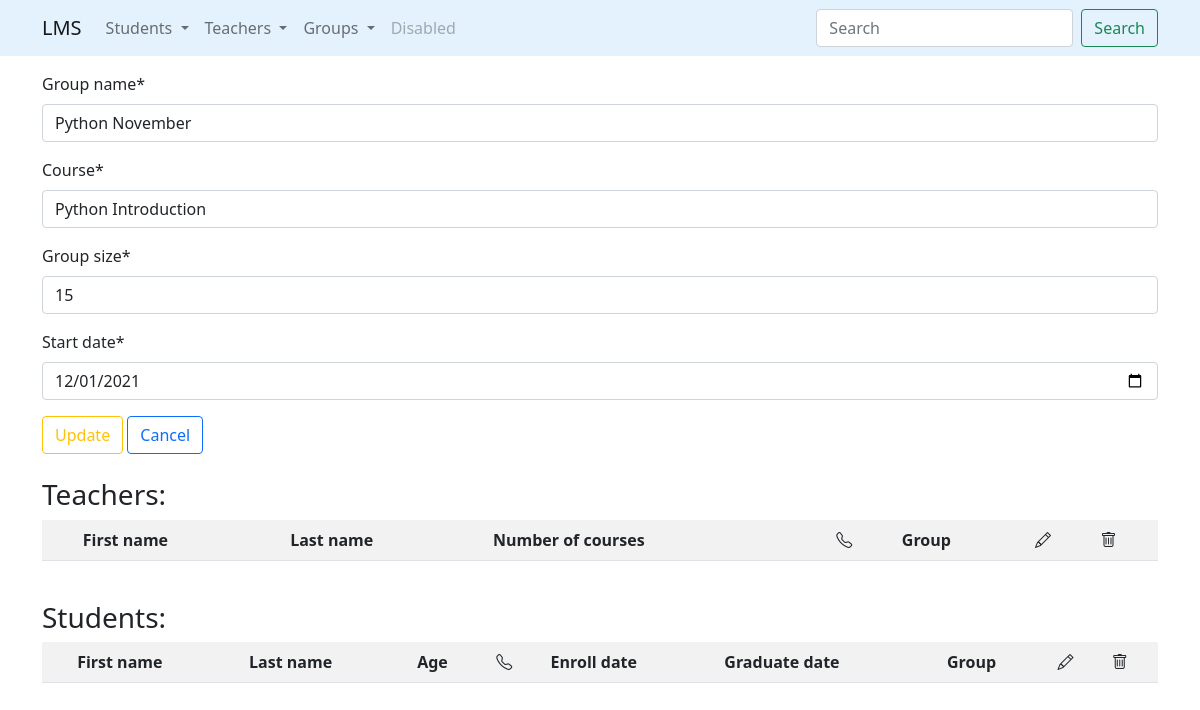
Before: /groups/update/1/ with the older database file.
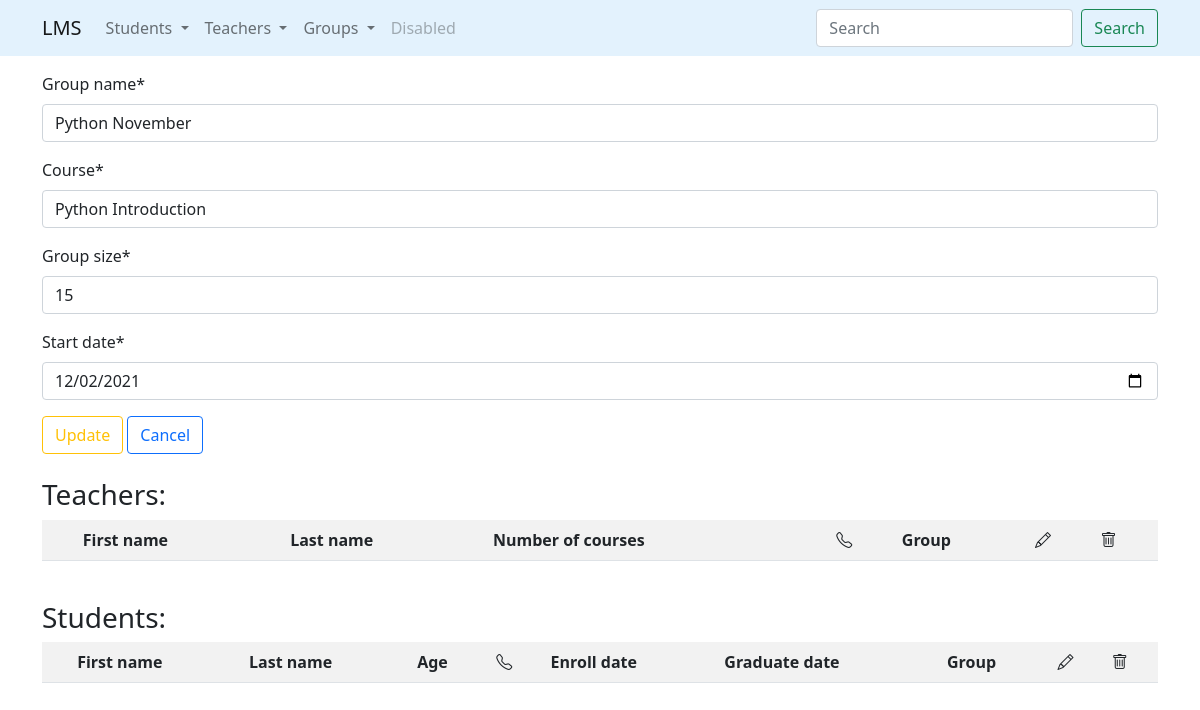
After: the same page with the newer database file.
### groups/models.py (models this page shows, shortened)
class Group(models.Model):
    group_name = models.CharField(
        max_length=100,
        validators=[MinLengthValidator(2)]
    )
    course = models.CharField(
        max_length=100,
        validators=[MinLengthValidator(2)]
    )
    group_size = models.IntegerField()
    start_date = models.DateField(default=datetime.date.today)

### groups/views.py (the view)
# urls.py: path('update/<int:pk>/', update_group, name='update'),
def update_group(request, pk):
    group = get_object_or_404(Group, id=pk)
    if request.method == 'GET':
        form = GroupCreateForm(instance=group)
    elif request.method == 'POST':
        form = GroupCreateForm(data=request.POST, instance=group)
        if form.is_valid():
            form.save()
            return HttpResponseRedirect(reverse('groups:list'))
    return render(
        request=request,
        template_name='groups/update.html',
        context={
            'form': form,
            'group': group
        }
    )

### groups/forms.py
class GroupCreateForm(forms.ModelForm):
    class Meta:
        model = Group
        fields = [
            'group_name',
            'course',
            'group_size',
            'start_date'
        ]
        widgets = {
            'start_date': forms.DateInput(attrs={'type': 'date'})
        }

### groups/templates/groups/update.html (shortened to what this page needs)
{% extends 'base.html' %}
{% load crispy_forms_tags %}
{% block content %}
    <form method="post">
        {{ form | crispy }}
        <input class="btn btn-outline-warning" type="submit" value="Update">
        <a class="btn btn-outline-primary" href="{% url 'groups:list' %}">Cancel</a>
    </form>
    <br>
    <h3>Teachers:</h3>
    {% with list_object=group.teachers.all %}
        {% include 'includes/teachers_list_table.html' %}
    {% endwith %}
    <br>
    <h3>Students:</h3>
    {% with list_object=group.students.all %}
        {% include 'includes/students_list_table.html' %}
    {% endwith %}
{% endblock %}

### templates/base.html (shortened to what this page needs)
<!DOCTYPE html>
<html lang="en">
<head>
    <link href="https://cdn.jsdelivr.net/npm/bootstrap@5.1.3/dist/css/bootstrap.min.css"
          rel="stylesheet"
>
    <link rel="stylesheet" href="https://cdn.jsdelivr.net/npm/bootstrap-icons@1.7.2/font/bootstrap-icons.css">
</head>
<body>
    {% include 'includes/navbar.html' %}
    <div class="container mt-4 pt-5">
        {% block content %}
        {% endblock %}
    </div>
</body>
</html>

### templates/includes/navbar.html (shortened to what this page needs)
<nav class="navbar fixed-top navbar-expand-lg navbar-light"
     style="background-color: #e3f2fd;">
  <div class="container">
    <a class="navbar-brand" href="{% url 'index' %}">LMS</a>
    <div class="collapse navbar-collapse" id="navbarSupportedContent">
      <ul class="navbar-nav me-auto mb-2 mb-lg-0">
        <li class="nav-item dropdown">
          <a class="nav-link dropdown-toggle" href="#" id="navbarDropdown" role="button" data-bs-toggle="dropdown"
             aria-expanded="false">
            Students
          </a>
        </li>
        <li class="nav-item dropdown">
          <a class="nav-link dropdown-toggle" href="#" id="navbarDropdown" role="button" data-bs-toggle="dropdown"
             aria-expanded="false">
            Teachers
          </a>
        </li>
        <li class="nav-item dropdown">
          <a class="nav-link dropdown-toggle" href="#" id="navbarDropdown" role="button" data-bs-toggle="dropdown"
             aria-expanded="false">
            Groups
          </a>
        </li>
        <li class="nav-item">
          <a class="nav-link disabled">Disabled</a>
        </li>
      </ul>
      <form class="d-flex">
        <input class="form-control me-2" type="search" placeholder="Search" aria-label="Search">
        <button class="btn btn-outline-success" type="submit">Search</button>
      </form>
    </div>
  </div>
</nav>

### templates/includes/teachers_list_table.html (shortened to what this page needs)
<table class="table table-striped table-hover">
    <tr>
        <th></th>
        <th>First name</th>
        <th>Last name</th>
        <th>Number of courses</th>
        <th><i class="bi bi-telephone"></i></th>
        <th>Group</th>
        <th><i class="bi bi-pencil"></i></th>
        <th><i class="bi bi-trash"></i></th>
    </tr>
</table>

### templates/includes/students_list_table.html (shortened to what this page needs)
<table class="table table-striped table-hover">
    <tr>
        <th></th>
        <th>First name</th>
        <th>Last name</th>
        <th>Age</th>
        <th><i class="bi bi-telephone"></i></th>
        <th>Enroll date</th>
        <th>Graduate date</th>
        <th>Group</th>
        <th><i class="bi bi-pencil"></i></th>
        <th><i class="bi bi-trash"></i></th>
    </tr>
</table>

Changed rows visible on the page:
changed Group "Python November": start_date "12/01/2021" → "12/02/2021"
